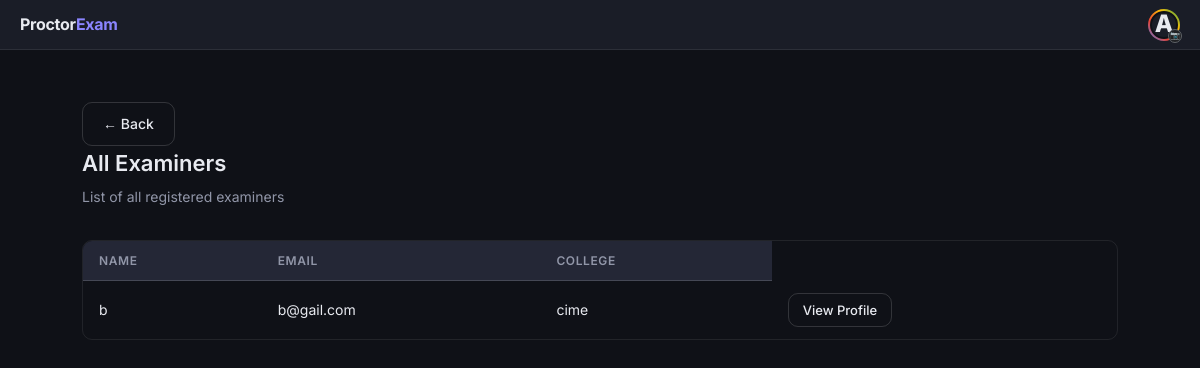
The app's page /admin/examiners (signed in) with its own data.
### tables this page shows
CREATE TABLE users (
    id INTEGER PRIMARY KEY AUTOINCREMENT,
    role TEXT NOT NULL,                  -- student / admin / examiner / developer
    username TEXT NOT NULL,
    email TEXT UNIQUE NOT NULL,
    password TEXT NOT NULL,
    college_name TEXT NOT NULL,
    profile_pic TEXT DEFAULT 'default_avatar.png',
    status TEXT DEFAULT 'active'         -- pending / active / rejected
);

### app.py (the view)
@app.route('/admin/examiners')
@login_required
@admin_required
def view_examiners():
    conn = get_db()
    examiners = conn.execute(
        "SELECT * FROM users WHERE role='examiner'"
    ).fetchall()
    conn.close()
    return render_template('view_examiners.html', examiners=examiners)

### app.py (called while the page is built)
def get_db():
    conn = sqlite3.connect(DB_PATH, timeout=20)
    conn.row_factory = sqlite3.Row
    return conn

def login_required(f):
    @wraps(f)
    def decorated(*args, **kwargs):
        if 'user_id' not in session: return redirect(url_for('login'))
        return f(*args, **kwargs)
    return decorated

def admin_required(f):
    @wraps(f)
    def decorated(*args, **kwargs):
        if session.get('role') != 'admin':
            flash('Access Denied: Master Admin privileges required.', 'error')
            return redirect(url_for('dashboard'))
        return f(*args, **kwargs)
    return decorated

### templates/view_examiners.html (shortened to what this page needs)
{% extends "base.html" %}
{% block content %}
<div class="page">
    <div style="margin-top:20px;">
    <a href="{{ url_for('admin_dashboard') }}" class="btn btn-outline">
      ← Back
    </a>
  </div>
  <div class="page-header">
    <h2>All Examiners</h2>
    <p>List of all registered examiners</p>
  </div>
  <div class="table-wrap">
    <table>
      <thead>
        <tr>
          <th>Name</th>
          <th>Email</th>
          <th>College</th>
        </tr>
      </thead>
      <tbody>
        {% for teacher in examiners %}
        <tr>
          <td>{{ teacher.username }}</td>
          <td>{{ teacher.email }}</td>
          <td>{{ teacher.college_name }}</td>
          <td>
            <a href="{{ url_for('verify_admin_password', user_id=teacher.id) }}" class="btn btn-outline btn-sm">
                View Profile
            </a>
            </td>
        </tr>
        {% else %}
        <tr>
          <td colspan="3" style="text-align:center;">
            No examiners found
          </td>
        </tr>
        {% endfor %}
      </tbody>
    </table>
  </div>
</div>
{% endblock %}

### static/css/style.css (style rules this page uses)
*, *::before, *::after { box-sizing: border-box; margin: 0; padding: 0; }
:root { --bg: #0f1117; --bg2: #1a1d27; --bg3: #242736; --border: rgba(255,255,255,0.08); --border2: rgba(255,255,255,0.15); --text: #e8eaf0; --text2: #9196a8; --text3: #5c6070; --accent: #6c63ff; --accent2: #8b85ff; --accent-dim: rgba(108,99,255,0.15); --success: #22c55e; --success-dim: rgba(34,197,94,0.12); --danger: #ef4444; --danger-dim: rgba(239,68,68,0.12); --warning: #f59e0b; --warning-dim: rgba(245,158,11,0.12); --radius: 10px; --radius-lg: 16px; --shadow: 0 4px 24px rgba(0,0,0,0.4); }
body { font-family: 'Inter', 'Segoe UI', sans-serif; background: var(--bg); color: var(--text); min-height: 100vh; line-height: 1.6; font-size: 15px; }
a { color: var(--accent2); text-decoration: none; }
.btn { display: inline-flex; align-items: center; gap: 8px; padding: 10px 20px; border-radius: var(--radius); font-size: 14px; font-weight: 500; border: none; cursor: pointer; transition: all 0.2s; text-decoration: none; }
.btn-outline { background: transparent; border: 1px solid var(--border2); color: var(--text); }
.btn-sm { padding: 6px 14px; font-size: 13px; }
.page { padding: 2rem; max-width: 1100px; margin: 0 auto; }
.page-header { margin-bottom: 2rem; }
.page-header h2 { font-size: 22px; font-weight: 600; }
.page-header p { color: var(--text2); font-size: 14px; margin-top: 4px; }
.table-wrap { overflow-x: auto; border-radius: var(--radius); border: 1px solid var(--border); }
table { width: 100%; border-collapse: collapse; }
thead th { background: var(--bg3); padding: 10px 16px; text-align: left; font-size: 12px; color: var(--text2); font-weight: 600; text-transform: uppercase; letter-spacing: 0.05em; border-bottom: 1px solid var(--border); }
tbody td { padding: 12px 16px; font-size: 14px; border-bottom: 1px solid var(--border); }
tbody tr:last-child td { border-bottom: none; }

### records on screen
users: username "b", email "b@gail.com", college_name "cime"

### other values on screen
{{ session.username[0].upper() }} "A"
